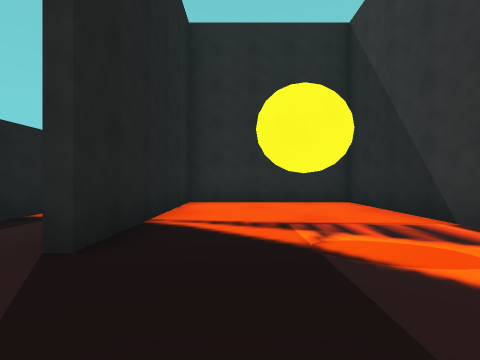
View 1 (above)

12 first-person views from a walk through a 3-D level made in the Unity game engine. The camera is 1.2 m above the floor, looks level and sees 85° across. The floor is counted in squares, 2 m on a side. Each view is taken from the middle of a square. On the plan, view 1 faces up. The plan holds only what a view shows up to about 9 squares ahead; the rest is blank. The place goes on beyond the plan. The player character is not drawn. Some animated figures are left out.

View 2
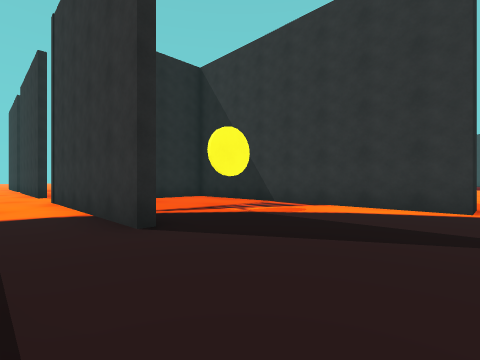

View 3
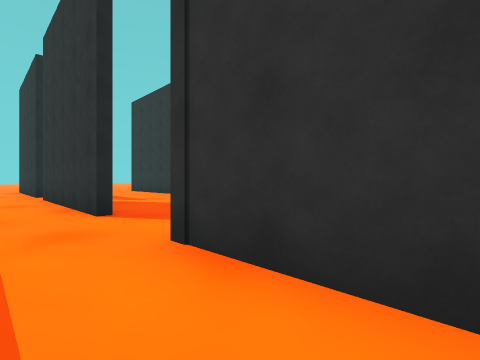

View 4
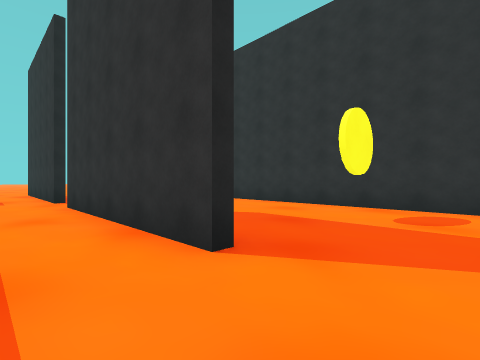

View 5
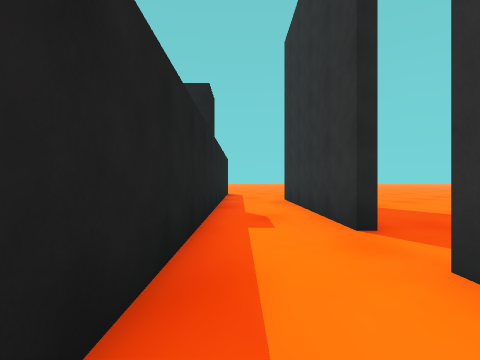

View 6
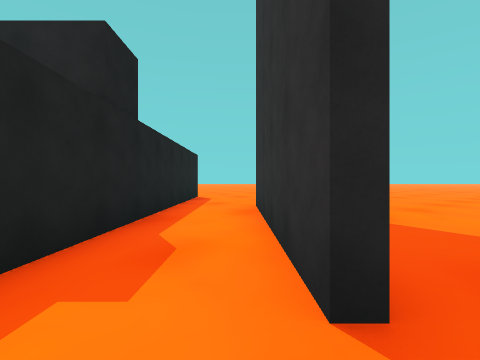

View 7
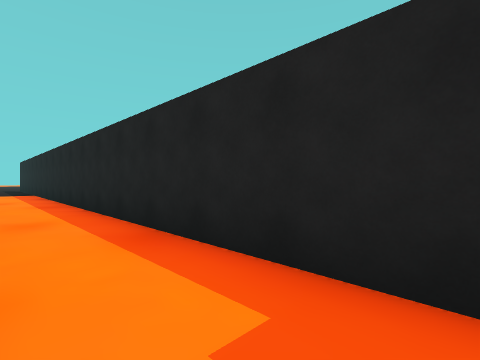

View 8
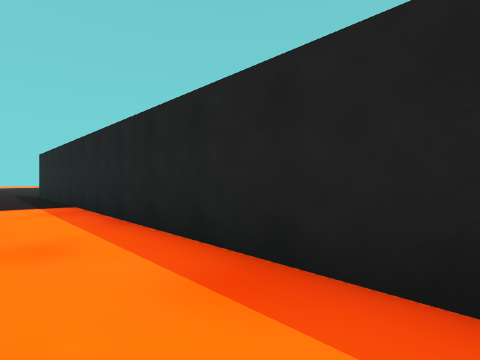

View 9
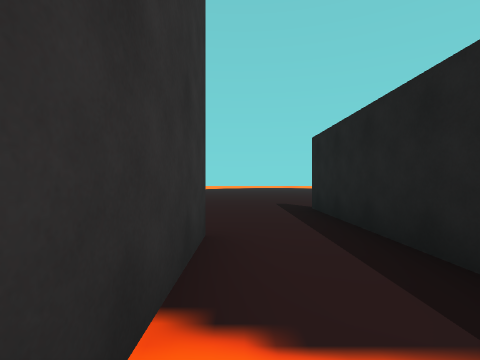

View 10
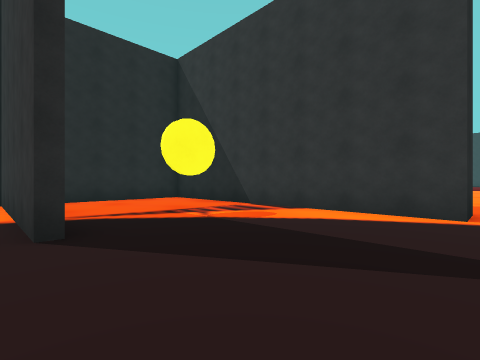

View 11
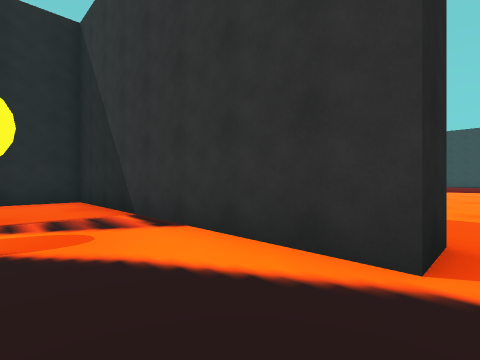

View 12
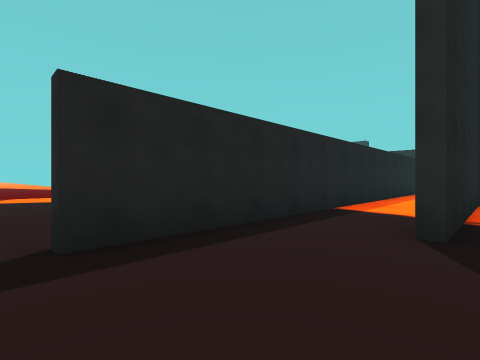

### Floor plan
Points are (right, up) in squares from view 1. A wall is a line through its corners. A room is listed if a view was taken in it or the views show most of it. See-through windows are left out.
Room 1 (views 1, 2, 3, 4, 5, 6, 7, 8, 9, 10, 11, 12)
walls: (-1.6, 9.6) (-1.6, 14.8); (-1.6, 2.1) (-1.6, 7.4); (-1.6, 16) (-1.6, 21.1); (4, -0.7) (3, -0.7) (3, 7.1) (-1.4, 7.1) (-1.4, 2.1); (-3.5, 22.5) (-3.5, -0.6)
ways out: opening at (-4, -1); opening at (-2.5, 21.5); opening at (-1, 8.5); opening at (-1, 15.5); opening at (3.5, -1)

Positions as (right, up) in squares from view 1, and headings:
1: (0, 0), facing up
2: (-3, -1), facing up-right
3: (-3, 5), facing up-right
4: (-3, 8), facing up-right
5: (-3, 13), facing up
6: (-2, 15), facing up
7: (-2, 17), facing down-left
8: (-2, 11), facing down-left
9: (-2, 5), facing down
10: (-2, -1), facing up-right
11: (1, -1), facing up-right
12: (-1, -1), facing up-left
